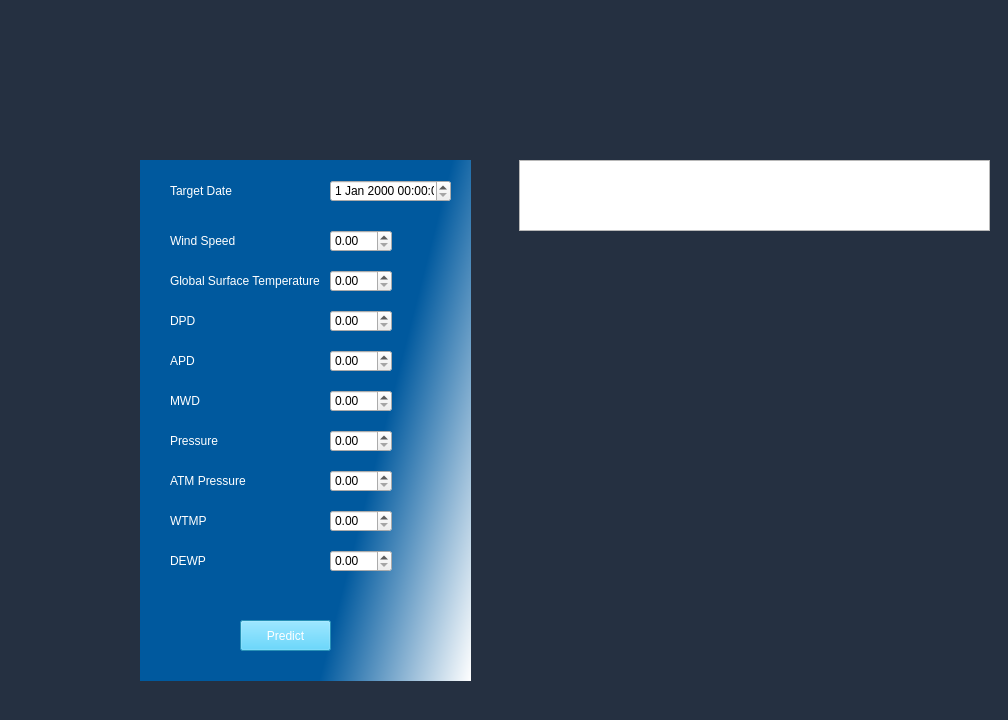
<?xml version="1.0" encoding="UTF-8"?>
<ui version="4.0">
 <class>MainWindow</class>
 <widget class="QMainWindow" name="MainWindow">
  <property name="geometry">
   <rect>
    <x>0</x>
    <y>0</y>
    <width>1008</width>
    <height>720</height>
   </rect>
  </property>
  <property name="maximumSize">
   <size>
    <width>2048</width>
    <height>1400</height>
   </size>
  </property>
  <property name="windowTitle">
   <string>MainWindow</string>
  </property>
  <property name="styleSheet">
   <string notr="true">#centralwidget{
background-color: rgb(37, 48, 65);
background-image: url(:/background/BeachBackground.jpg);
}
#Left{
background-color: rgb(37, 48, 65);
}</string>
  </property>
  <widget class="QWidget" name="centralwidget">
   <widget class="QWidget" name="Left" native="true">
    <property name="geometry">
     <rect>
      <x>140</x>
      <y>160</y>
      <width>331</width>
      <height>521</height>
     </rect>
    </property>
    <property name="styleSheet">
     <string notr="true">#Left{
	background-color: qlineargradient(spread:pad, x1:0.605, y1:0.840909, x2:1, y2:1, stop:0 rgba(0, 89, 158, 255), stop:1 rgba(255, 255, 255, 255));
	font: 700 italic 9pt &quot;Segoe UI&quot;;
}</string>
    </property>
    <widget class="QDateTimeEdit" name="dateTimeEdit">
     <property name="geometry">
      <rect>
       <x>190</x>
       <y>20</y>
       <width>121</width>
       <height>22</height>
      </rect>
     </property>
    </widget>
    <widget class="QLabel" name="label">
     <property name="geometry">
      <rect>
       <x>30</x>
       <y>20</y>
       <width>121</width>
       <height>21</height>
      </rect>
     </property>
     <property name="styleSheet">
      <string notr="true">color: rgb(255, 255, 255);</string>
     </property>
     <property name="text">
      <string>Target Date</string>
     </property>
    </widget>
    <widget class="QLabel" name="label_2">
     <property name="geometry">
      <rect>
       <x>30</x>
       <y>70</y>
       <width>121</width>
       <height>21</height>
      </rect>
     </property>
     <property name="styleSheet">
      <string notr="true">color: rgb(255, 255, 255);</string>
     </property>
     <property name="text">
      <string>Wind Speed</string>
     </property>
    </widget>
    <widget class="QDoubleSpinBox" name="wind_speed">
     <property name="geometry">
      <rect>
       <x>190</x>
       <y>70</y>
       <width>62</width>
       <height>22</height>
      </rect>
     </property>
    </widget>
    <widget class="QLabel" name="label_3">
     <property name="geometry">
      <rect>
       <x>30</x>
       <y>110</y>
       <width>151</width>
       <height>21</height>
      </rect>
     </property>
     <property name="styleSheet">
      <string notr="true">color: rgb(255, 255, 255);</string>
     </property>
     <property name="text">
      <string>Global Surface Temperature</string>
     </property>
    </widget>
    <widget class="QDoubleSpinBox" name="gst">
     <property name="geometry">
      <rect>
       <x>190</x>
       <y>110</y>
       <width>62</width>
       <height>22</height>
      </rect>
     </property>
    </widget>
    <widget class="QLabel" name="label_4">
     <property name="geometry">
      <rect>
       <x>30</x>
       <y>150</y>
       <width>151</width>
       <height>21</height>
      </rect>
     </property>
     <property name="styleSheet">
      <string notr="true">color: rgb(255, 255, 255);</string>
     </property>
     <property name="text">
      <string>DPD</string>
     </property>
    </widget>
    <widget class="QDoubleSpinBox" name="doubleSpinBox_3">
     <property name="geometry">
      <rect>
       <x>190</x>
       <y>150</y>
       <width>62</width>
       <height>22</height>
      </rect>
     </property>
    </widget>
    <widget class="QLabel" name="label_5">
     <property name="geometry">
      <rect>
       <x>30</x>
       <y>190</y>
       <width>151</width>
       <height>21</height>
      </rect>
     </property>
     <property name="styleSheet">
      <string notr="true">color: rgb(255, 255, 255);</string>
     </property>
     <property name="text">
      <string>APD</string>
     </property>
    </widget>
    <widget class="QDoubleSpinBox" name="apd">
     <property name="geometry">
      <rect>
       <x>190</x>
       <y>190</y>
       <width>62</width>
       <height>22</height>
      </rect>
     </property>
    </widget>
    <widget class="QLabel" name="label_6">
     <property name="geometry">
      <rect>
       <x>30</x>
       <y>230</y>
       <width>151</width>
       <height>21</height>
      </rect>
     </property>
     <property name="styleSheet">
      <string notr="true">color: rgb(255, 255, 255);</string>
     </property>
     <property name="text">
      <string>MWD</string>
     </property>
    </widget>
    <widget class="QDoubleSpinBox" name="mwd">
     <property name="geometry">
      <rect>
       <x>190</x>
       <y>230</y>
       <width>62</width>
       <height>22</height>
      </rect>
     </property>
    </widget>
    <widget class="QLabel" name="label_7">
     <property name="geometry">
      <rect>
       <x>30</x>
       <y>270</y>
       <width>151</width>
       <height>21</height>
      </rect>
     </property>
     <property name="styleSheet">
      <string notr="true">color: rgb(255, 255, 255);</string>
     </property>
     <property name="text">
      <string>Pressure</string>
     </property>
    </widget>
    <widget class="QDoubleSpinBox" name="pressure">
     <property name="geometry">
      <rect>
       <x>190</x>
       <y>270</y>
       <width>62</width>
       <height>22</height>
      </rect>
     </property>
    </widget>
    <widget class="QLabel" name="label_8">
     <property name="geometry">
      <rect>
       <x>30</x>
       <y>310</y>
       <width>151</width>
       <height>21</height>
      </rect>
     </property>
     <property name="styleSheet">
      <string notr="true">color: rgb(255, 255, 255);</string>
     </property>
     <property name="text">
      <string>ATM Pressure</string>
     </property>
    </widget>
    <widget class="QDoubleSpinBox" name="atmp">
     <property name="geometry">
      <rect>
       <x>190</x>
       <y>310</y>
       <width>62</width>
       <height>22</height>
      </rect>
     </property>
    </widget>
    <widget class="QLabel" name="label_9">
     <property name="geometry">
      <rect>
       <x>30</x>
       <y>350</y>
       <width>151</width>
       <height>21</height>
      </rect>
     </property>
     <property name="styleSheet">
      <string notr="true">color: rgb(255, 255, 255);</string>
     </property>
     <property name="text">
      <string>WTMP</string>
     </property>
    </widget>
    <widget class="QDoubleSpinBox" name="wtmp">
     <property name="geometry">
      <rect>
       <x>190</x>
       <y>350</y>
       <width>62</width>
       <height>22</height>
      </rect>
     </property>
    </widget>
    <widget class="QLabel" name="label_10">
     <property name="geometry">
      <rect>
       <x>30</x>
       <y>390</y>
       <width>151</width>
       <height>21</height>
      </rect>
     </property>
     <property name="styleSheet">
      <string notr="true">color: rgb(255, 255, 255);</string>
     </property>
     <property name="text">
      <string>DEWP</string>
     </property>
    </widget>
    <widget class="QDoubleSpinBox" name="dewp">
     <property name="geometry">
      <rect>
       <x>190</x>
       <y>390</y>
       <width>62</width>
       <height>22</height>
      </rect>
     </property>
    </widget>
    <widget class="QPushButton" name="pushButton">
     <property name="geometry">
      <rect>
       <x>100</x>
       <y>460</y>
       <width>91</width>
       <height>31</height>
      </rect>
     </property>
     <property name="styleSheet">
      <string notr="true">background-color: rgb(55, 202, 255);
font: 700 9pt &quot;Segoe UI&quot;;
color:rgb(255, 255, 255)</string>
     </property>
     <property name="text">
      <string>Predict</string>
     </property>
    </widget>
   </widget>
   <widget class="QWidget" name="Right" native="true">
    <property name="geometry">
     <rect>
      <x>479</x>
      <y>30</y>
      <width>531</width>
      <height>861</height>
     </rect>
    </property>
    <property name="styleSheet">
     <string notr="true">#Right{

}</string>
    </property>
    <widget class="QTextBrowser" name="Result">
     <property name="geometry">
      <rect>
       <x>40</x>
       <y>130</y>
       <width>471</width>
       <height>71</height>
      </rect>
     </property>
    </widget>
    <widget class="QWidget" name="ImageViewer" native="true">
     <property name="geometry">
      <rect>
       <x>40</x>
       <y>210</y>
       <width>471</width>
       <height>321</height>
      </rect>
     </property>
    </widget>
    <widget class="QWidget" name="Warning" native="true">
     <property name="geometry">
      <rect>
       <x>179</x>
       <y>549</y>
       <width>191</width>
       <height>101</height>
      </rect>
     </property>
    </widget>
   </widget>
  </widget>
 </widget>
 <resources>
  <include location="resources.qrc"/>
 </resources>
 <connections/>
</ui>
